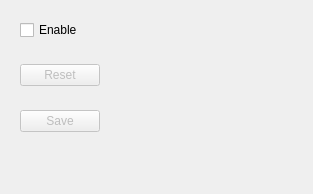
    <widget class="QWidget" name="widget_control_layout" native="true">
     <layout class="QVBoxLayout" name="verticalLayout_2">
      <item>
       <widget class="QWidget" name="widget_control_01" native="true">
        <layout class="QHBoxLayout" name="horizontalLayout_2">
         <item>
          <widget class="QCheckBox" name="checkBox_enable_sparse_mode">
           <property name="text">
            <string>Enable</string>
           </property>
          </widget>
         </item>
         <item>
          <spacer name="horizontalSpacer_3">
           <property name="orientation">
            <enum>Qt::Horizontal</enum>
           </property>
           <property name="sizeHint" stdset="0">
            <size>
             <width>201</width>
             <height>20</height>
            </size>
           </property>
          </spacer>
         </item>
        </layout>
       </widget>
      </item>
      <item>
       <widget class="QWidget" name="widget_control_02" native="true">
        <layout class="QHBoxLayout" name="horizontalLayout_3">
         <item>
          <widget class="QPushButton" name="pushButton_reset_config">
           <property name="enabled">
            <bool>false</bool>
           </property>
           <property name="text">
            <string>Reset</string>
           </property>
          </widget>
         </item>
         <item>
          <spacer name="horizontalSpacer">
           <property name="orientation">
            <enum>Qt::Horizontal</enum>
           </property>
           <property name="sizeHint" stdset="0">
            <size>
             <width>193</width>
             <height>20</height>
            </size>
           </property>
          </spacer>
         </item>
        </layout>
       </widget>
      </item>
      <item>
       <widget class="QWidget" name="widget_control_03" native="true">
        <layout class="QHBoxLayout" name="horizontalLayout_4">
         <item>
          <widget class="QPushButton" name="pushButton_save_config">
           <property name="enabled">
            <bool>false</bool>
           </property>
           <property name="text">
            <string>Save</string>
           </property>
          </widget>
         </item>
         <item>
          <spacer name="horizontalSpacer_2">
           <property name="orientation">
            <enum>Qt::Horizontal</enum>
           </property>
           <property name="sizeHint" stdset="0">
            <size>
             <width>193</width>
             <height>20</height>
            </size>
           </property>
          </spacer>
         </item>
        </layout>
       </widget>
      </item>
      <item>
       <widget class="QWidget" name="widget_control_04" native="true">
        <layout class="QHBoxLayout" name="horizontalLayout_29"/>
       </widget>
      </item>
      <item>
       <widget class="QWidget" name="widget_control_05" native="true"/>
      </item>
      <item>
       <widget class="QWidget" name="widget_control_06" native="true"/>
      </item>
      <item>
       <widget class="QWidget" name="widget_control_07" native="true"/>
      </item>
     </layout>
    </widget>
